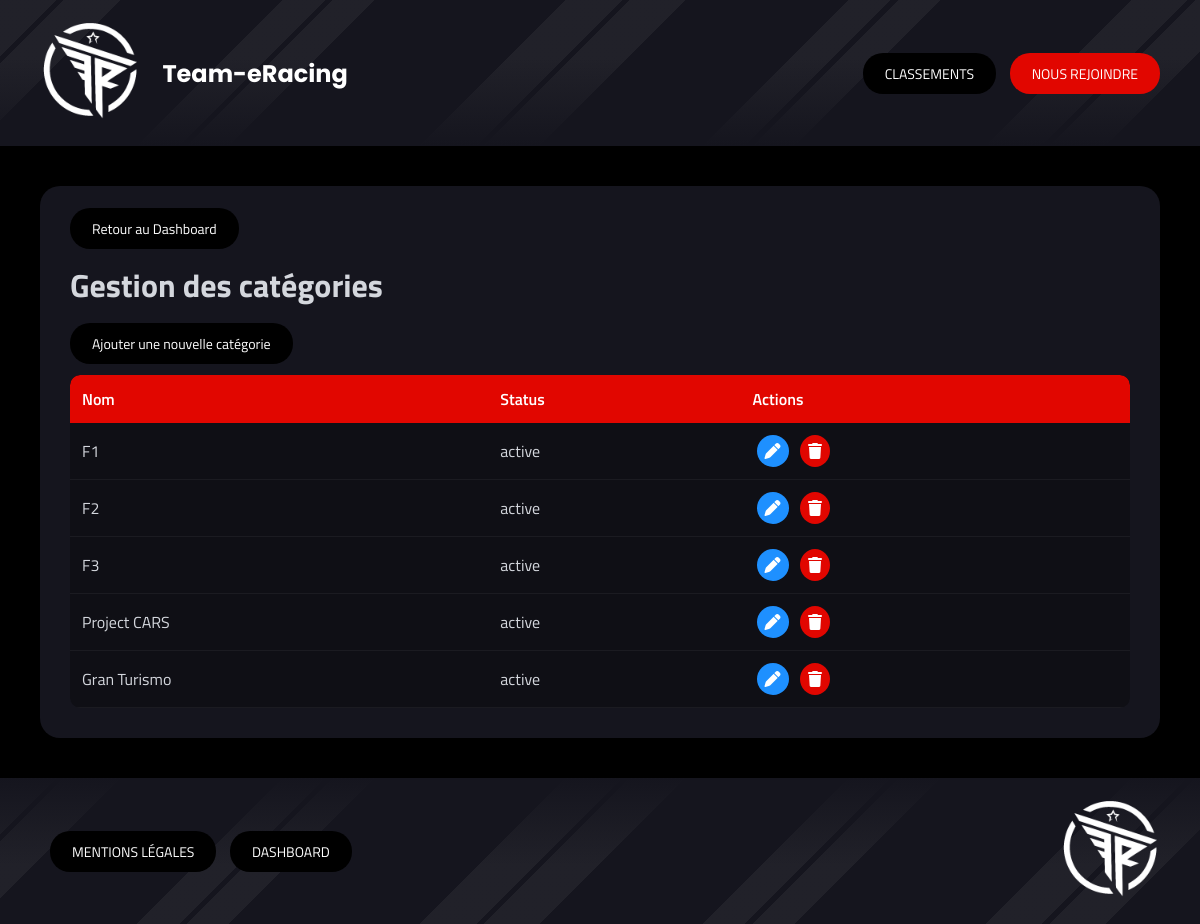
/index.php?controller=categories&action=index (signed in), run on the app's committed database.
### tables this page shows
CREATE TABLE categories (
  id INT AUTO_INCREMENT PRIMARY KEY,
  name VARCHAR(50) NOT NULL UNIQUE,
  status ENUM('active','desactive') DEFAULT 'active'
);

### Autoloader.php (called while the page is built, shortened)
<?php
class Autoloader{
    static function autoload($class){
        $class = str_replace(__NAMESPACE__.'\\','',$class);
        $class = str_replace('\\','/',$class);
    }
}
?>

### Core/Auth.php (called while the page is built, shortened)
<?php
class Auth
{
    public static function start()
    {
        if (session_status() === PHP_SESSION_NONE) {
            $secure = (!empty($_SERVER['HTTPS']) && $_SERVER['HTTPS'] === 'on') ||
                    (!empty($_SERVER['HTTP_X_FORWARDED_PROTO']) && $_SERVER['HTTP_X_FORWARDED_PROTO'] === 'https');
            $lifetime = 300 ;
        }
    }
    public static function check(): bool
    {
        return isset($_SESSION['user_id']);
    }
    public static function hasRole(string $requiredRole): bool
    {
        return isset($_SESSION['role']) && $_SESSION['role'] === $requiredRole;
    }
}

### Controllers/Controller.php (called while the page is built, shortened)
<?php
abstract class Controller
{
    protected function authMiddleware(string|array $requiredRoles = null)
    {
        if ($requiredRoles) {
            if (is_array($requiredRoles)) {
                foreach ($requiredRoles as $role) {
                    if (\App\Core\Auth::hasRole($role)) {
                        $userHasRole = true;
                        break;
                    }
                }
            } else {
                $userHasRole = \App\Core\Auth::hasRole($requiredRoles);
            }
        }
    }
    public function render(string $path, array $data = [])
    {
        extract($data);
        include dirname(__DIR__) . '/Views/' . $path . '.php';
        $content = ob_get_clean();
        include dirname(__DIR__) . '/Views/base.php';
    }
}
?>

### Controllers/CategoriesController.php (called while the page is built, shortened)
<?php
class CategoriesController extends Controller {
    public function index()
    {
        $categories = CategoriesModel::all();
        $this->render('dashboard/categories/index', [
            'list' => $categories
        ]);
    }
}
?>

### public/index.php (called while the page is built, shortened)
<?php
include '../Autoloader.php';
$route = new Router();
$route->routes();
?>

### Core/DbConnect.php (called while the page is built, shortened)
<?php
class DbConnect
{
    protected $connection;
    public function getConnection()
    {
        return $this->connection;
    }
    public function __construct()
    {
        try {
            $dsn = 'mysql:host=' . self::SERVER . ';dbname=' . self::BASE . ';charset=utf8mb4';
                $this->connection = new PDO($dsn, self::USER, self::PASSWORD, [
                    PDO::ATTR_ERRMODE => PDO::ERRMODE_EXCEPTION,
                    PDO::ATTR_DEFAULT_FETCH_MODE => PDO::FETCH_OBJ,
                    PDO::ATTR_EMULATE_PREPARES => false
                ]);
        } catch (Exception $e) {
            die('Erreur : ' . $e->getMessage());
        }
    }
}
?>

### Models/CategoriesModel.php (called while the page is built, shortened)
<?php
class CategoriesModel extends DbConnect {
    public static function all(){
        $db = new DbConnect();
        return $db->getConnection()->query("
            SELECT id, name, status
            FROM categories
            ORDER BY id ASC
        ")->fetchAll();
    }
}
?>

### Views/dashboard/categories/index.php (the view, shortened to what this page needs)
<div class="section-dashboard">
    <div class="section-header">
        <a class="nav-btn-dashboard" href="index.php?controller=dashboard">Retour au Dashboard</a>
        <h1>Gestion des catégories</h1>
        <a class="nav-btn-dashboard" href="index.php?controller=categories&action=create">Ajouter une nouvelle catégorie</a>
    </div>
    <div class="table-responsive">
        <table class="dashboard-table">
            <thead>
                <tr>
                    <th>Nom</th>
                    <th>Status</th>
                    <th class="actions-column">Actions</th>
                </tr>
            </thead>
            <tbody>
                <?php foreach ($list as $cat): ?>
                <tr>
                    <td><?= htmlspecialchars($cat->name) ?></td>
                    <td><?= htmlspecialchars($cat->status) ?></td>
                    <td class="actions">
                        <a class="action-btn edit" href="index.php?controller=categories&action=update&id=<?= $cat->id ?>">
                            <i class="fa-solid fa-pen"></i>
                        </a>
                        <a class="action-btn delete" href="index.php?controller=categories&action=delete&id=<?= $cat->id ?>">
                            <i class="fa-solid fa-trash"></i>
                        </a>
                    </td>
                </tr>
                <?php endforeach; ?>
            </tbody>
        </table>
    </div>
</div>

### Core/Router.php (shortened to what this page needs)
<?php
class Router
{
    public function routes()
    {
        $controllerName = isset($_GET['controller']) ? ucfirst(array_shift($_GET)) : 'Home';
        $controllerClass = '\\App\\Controllers\\' . $controllerName . 'Controller';
        $action = isset($_GET['action']) ? array_shift($_GET) : 'index';
        if (class_exists($controllerClass)) {
            $controller = new $controllerClass();
            if (method_exists($controller, $action)) {
                call_user_func_array([$controller, $action], $_GET ?? []);
            } else {
                $this->render404();
            }
        } else {
            $this->render404();
        }
    }
}
?>

### Views/base.php (shortened to what this page needs)
<!DOCTYPE html>
<html lang="fr">
<head>
<link rel="stylesheet" href="style-v1.7.css" />
</head>
<body>
<header>
<div class="logo_and_name_header">
    <div class="logo_header">
        <a href="index.php"><img src="img/logo_team_eracing.png" alt="Logo Communauté Team-eRacing"></a>
    </div>
    <h2 class="name_header">Team-eRacing</h2>
</div>
<nav>
<a class="nav-btn" href="index.php?controller=classements">CLASSEMENTS</a>
<a class="nav-btn red" href="index.php?controller=join">NOUS REJOINDRE</a>
</nav>
</header>
<main>
<?= $content ?>
</main>
<footer>
<div>
<a class="nav-btn" href="index.php?controller=mentions">MENTIONS LÉGALES</a>
<a class="nav-btn" href="index.php?controller=dashboard">DASHBOARD</a>
</div>
<div class="logo_footer"><a href="index.php"><img src="img/logo_team_eracing.png" alt="Logo Communauté Team-eRacing"></a></div>
</footer>
</body>
</html>

### public/style-v1.7.css (style rules this page uses)
html, body { height: 100%; margin: 0; padding: 0; background: #000000; font-family: 'Titillium Web', 'Segoe UI', 'Helvetica Neue', Arial, sans-serif; color: #d4d7dd; }
body { display: flex; flex-direction: column; }
main { flex: 1; }
footer { margin-top: auto; }
header, footer { display: flex; justify-content: space-between; align-items: center; padding: 20px 40px; background: #15151E; --fade-dir: to bottom; background-image: linear-gradient(var(--fade-dir), transparent 40%, #15151E 100% ), repeating-linear-gradient( 135deg, rgba(255,255,255,0.05) 0 40px, transparent 40px 45px, rgba(255,255,255,0.05) 45px 85px, transparent 85px 200px, rgba(255,255,255,0.05) 200px 230px, transparent 230px 235px, rgba(255,255,255,0.05) 235px 265px, transparent 265px 400px ); }
footer { --fade-dir: to top; }
.nav-btn { padding: 10px 22px; border-radius: 20px; background: #000000; color: white; text-decoration: none; margin-left: 10px; font-size: 14px; cursor: pointer; transition: background-color 0.3s; }
.nav-btn.red { background: #E10600; }
.section-dashboard { background: #15151E; margin: 40px; padding: 30px; border-radius: 20px; gap: 20px; }
.nav-btn-dashboard { padding: 10px 22px; border-radius: 20px; background: #000000; color: white; text-decoration: none; font-size: 14px; cursor: pointer; transition: background-color 0.3s; }
.logo_and_name_header { display: flex; align-items: center; width: 40%; }
.logo_header img, .logo_footer img { max-width: 100px; height: auto; }
.name_header { font-family: 'Poppins', 'Segoe UI', 'Helvetica Neue', Arial, sans-serif; color: white; padding-left: 5%; }
.table-responsive { overflow-x: auto; border-radius: 10px; margin-top: 20px; }
.dashboard-table { width: 100%; border-collapse: collapse; background: #0f0f15; border-radius: 10px; overflow: hidden; }
.dashboard-table th { background: #E10600; padding: 12px; text-align: left; color: white; font-weight: 600; }
.dashboard-table td { padding: 12px; border-bottom: 1px solid rgba(255,255,255,0.05); }
.actions-column { text-align: center; }
.action-btn { padding: 8px; border-radius: 50%; margin: 0 4px; text-decoration: none; display: inline-flex; }
.action-btn.edit { background: #1e90ff; color: white; }
.action-btn.delete { background: #E10600; color: white; }

### data on the page
categories: name "F1", status "active"
categories: name "F2", status "active"
categories: name "F3", status "active"
categories: name "Project CARS", status "active"
categories: name "Gran Turismo", status "active"
